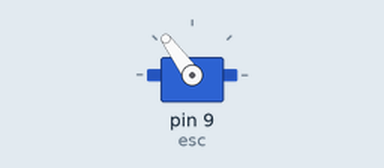
Simulated run of this sketch. Board: Arduino Uno, built with avr-gcc and run on an emulated ATmega328P. On the bench: servo.

Above: at 5.05 s.
At 22.15 s:
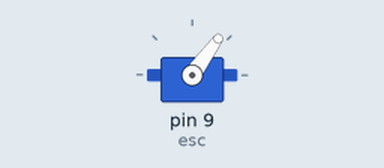
At 38.95 s:
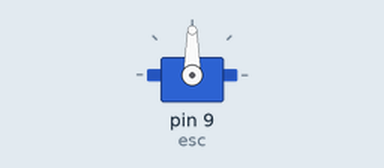
Timing chart, 0 to 49.2 s (numbered marks = the images above):
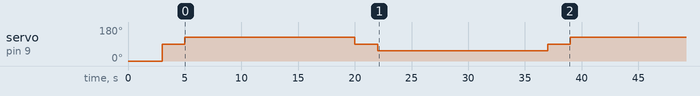

Measured:
- by itself, servo on pin 9 (esc): repeats every 34.0 s: 126° 15.0 s, 90° 2.0 s, 54° 15.0 s, 90° 2.0 s

The sketch:

brushless.ino
```cpp
#include <Servo.h>
Servo esc;


void setup() {
  esc.attach(9, 1000, 2000);
  esc.write(1000);
  delay(1000);
  esc.write(0);
  delay(2000);
  esc.write(90);
  delay(2000);
}

void loop() {

  esc.write(1500 + 200);
  delay(15000);


  esc.write(1500);
  delay(2000);


  esc.write(1500 - 200);
  delay(15000);


  esc.write(1500);
  delay(2000);
}
```
